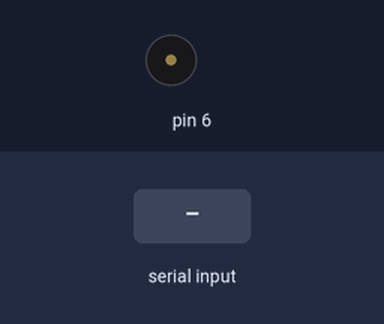
The sketch below on a simulated Arduino Uno, built with avr-gcc and run on an emulated ATmega328P. Parts: buzzer (waves = sounding). Inputs (shaded band) come from the test bench.

Above: at 1.2 s.
1.3 s: "90,45,200\n" received over Serial
At 1.9 s:
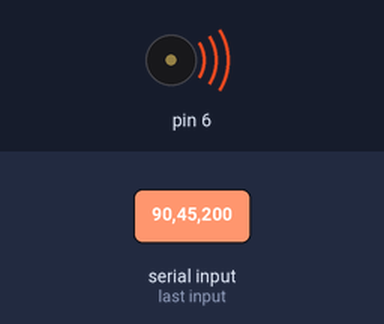
2.8 s: "0\n" received over Serial
At 3.9 s:
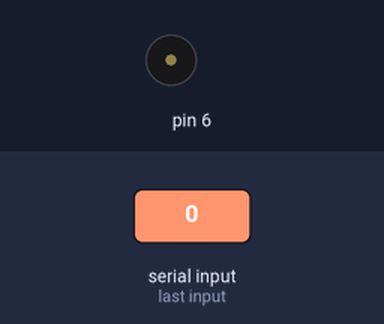
4.3 s: "30,150,10\n" received over Serial
At 5.4 s:
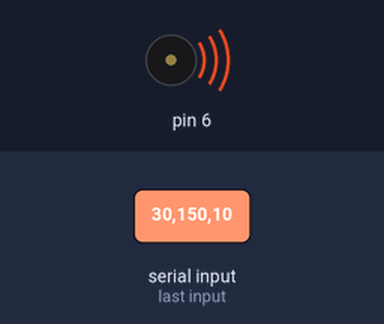
Timing chart, 0 to 7.3 s (numbered marks = the images above; inputs shaded):
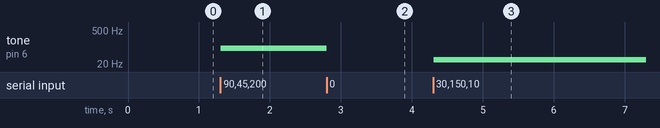

Measured:
- after the input at 1.3 s, tone on pin 6: silent → 90 Hz at once
- after the input at 2.8 s, tone on pin 6: 90 Hz → silent at once
- after the input at 4.3 s, tone on pin 6: silent → 30 Hz at once

The sketch:

slave.ino
```cpp
int previousNote = 0;

void setup() {

  Serial.begin(9600);

}

String msg="";

void loop() {

  char c;

  do{
    while(Serial.available()==0);// Ο slave περιμένει μέχρι ο master να στείλει μήνυμα προκειμένου να παίξει κάποια νότα.


    c=Serial.read();

    msg+=c;

  }while(c!='\n' && c!='\r');

  if(msg.toInt()==-1){ // Ο master στέλνει "-1" αν θελει ο slave να σταματήσει την αναπαραγωγή κάποιας νότας.
    noTone(6);
  }else{

    if(msg.length()>1){//Εξασφαλίζει ότι θα αγνοηθούν πιθανά σκουπίδια.


        previousNote = msg.toInt();

        tone(6,msg.toInt());

    }


  }

  msg="";

}
```
